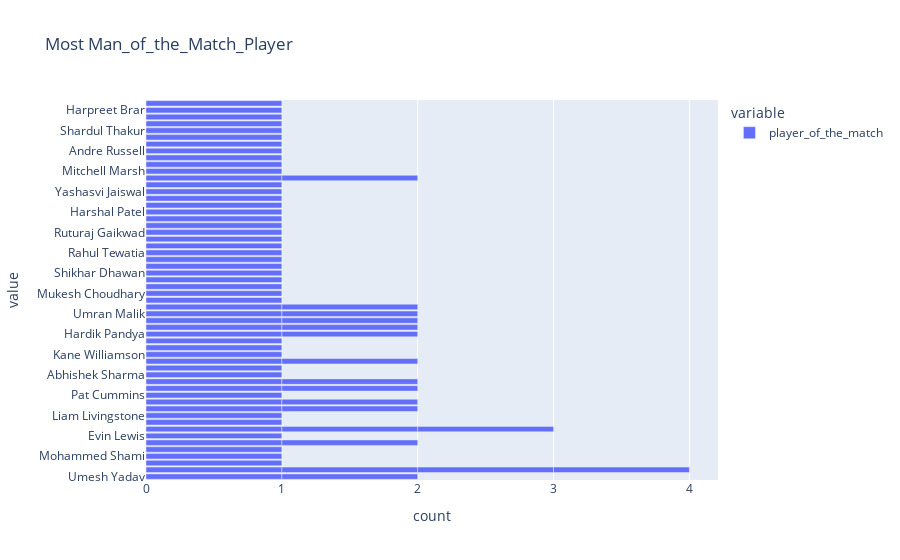

This figure's notebook cell:
### Code cell
fig =px.bar(data, x=["player_of_the_match"], title= "Most Man_of_the_Match_Player",height=600)
fig.show()

### Figure 1 — Plotly figure (JSON) as saved in the notebook; plotly's stock layout.template omitted (floating-point values rounded to 4 significant figures)
{"data": [{"alignmentgroup": "True", "hovertemplate": "variable=player_of_the_match<br>count=%{x}<br>value=%{y}<extra></extra>", "legendgroup": "player_of_the_match", "marker": {"color": "#636efa", "pattern": {"shape": ""}}, "name": "player_of_the_match", "offsetgroup": "player_of_the_match", "orientation": "h", "showlegend": true, "textposition": "auto", "type": "bar", "x": [1, 1, 1, 1, 1, 1, 1, 1, 1, 1, 1, 1, 1, 1, 1, 1, 1, 1, 1, 1, 1, 1, 1, 1, 1, 1, 1, 1, 1, 1, 1, 1, 1, 1, 1, 1, 1, 1, 1, 1, 1, 1, 1, 1, 1, 1, 1, 1, 1, 1, 1, 1, 1, 1, 1, 1, 1, 1, 1, 1, 1, 1, 1, 1, 1, 1, 1, 1, 1, 1, 1, 1, 1, 1], "xaxis": "x", "y": ["Umesh Yadav", "Kuldeep Yadav", "Odean Smith", "Mohammed Shami", "Sanju Samson", "Wanindu Hasaranga", "Evin Lewis", "Umesh Yadav", "Jos Buttler", "Lockie Ferguson", "Liam Livingstone", "Avesh Khan", "Dinesh Karthik", "Pat Cummins", "Quinton de Kock", "Shubman Gill", "Abhishek Sharma", "Anuj Rawat", "Kuldeep Yadav", "Yuzvendra Chahal", "Kane Williamson", "Shivam Dube", "Mayank Agarwal", "Hardik Pandya", "Rahul Tripathi", "K L Rahul", "Dinesh Karthik", "Umran Malik", "David Miller", "Yuzvendra Chahal", "Faf du Plessis", "Kuldeep Yadav", "Mukesh Choudhary", "Jos Buttler", "Rashid Khan", "Marco Jansen", "K L Rahul", "Shikhar Dhawan", "Riyan Parag", "Umran Malik", "Kuldeep Yadav", "Krunal Pandya", "Rahul Tewatia", "Suruakumar Yadav", "Mohsin Khan", "Ruturaj Gaikwad", "Rinku Singh", "Kagiso Rabada", "Harshal Patel", "David Warner", "Tim David", "Yashasvi Jaiswal", "Avesh Khan", "Wanindu Hasaranga", "Devon Conway", "Jasprit Bumrah", "Shubman Gill", "Mitchell Marsh", "Daniel Sams", "Jonny Bairstow", "Andre Russell", "W. Saha", "Trent Boult", "Shardul Thakur", "Rahul Tripathi", "Quinton de Kock", "Virat Kohli", "R Aswin", "Jasprit Bumrah", "Harpreet Brar", "David Miller", "Rajat Patidar", "Jos Buttler", "Hardik Pandya"], "yaxis": "y"}], "layout": {"autosize": true, "barmode": "relative", "legend": {"title": {"text": "variable"}, "tracegroupgap": 0}, "title": {"text": "Most Man_of_the_Match_Player"}, "xaxis": {"anchor": "y", "autorange": true, "domain": [0, 1], "range": [0, 4.211], "title": {"text": "count"}, "type": "linear"}, "yaxis": {"anchor": "x", "autorange": true, "domain": [0, 1], "range": [-0.5, 55.5], "title": {"text": "value"}, "type": "category"}}}
